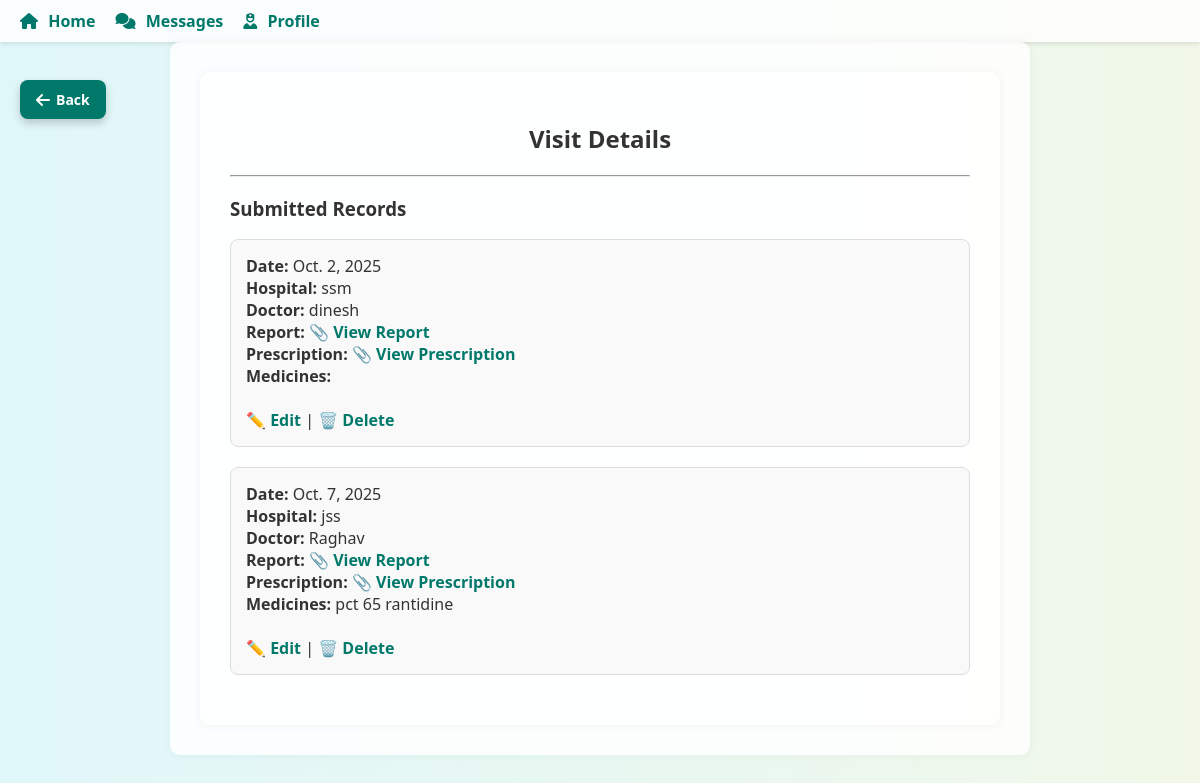
The app's page /details/ (signed in) with its own data.
### core/models.py (models this page shows, shortened)
class PatientVisit(models.Model):
    patient = models.ForeignKey(
        settings.AUTH_USER_MODEL,
        on_delete=models.CASCADE,
        limit_choices_to={'role': 'patient'}
    )
    doctor = models.ForeignKey(
        settings.AUTH_USER_MODEL,
        on_delete=models.CASCADE,
        limit_choices_to={'role': 'doctor'},
        related_name='visits_as_doctor',
        default=12
    )
    visit_date = models.DateField()
    hospital_name = models.CharField(max_length=100)
    doctor_name = models.CharField(max_length=100)
    report_file = models.FileField(upload_to='reports/', blank=True, null=True)
    prescription_file = models.FileField(upload_to='prescriptions/', blank=True, null=True)
    medicine_details = models.TextField(blank=True)
    therapist_notes = models.TextField(blank=True)

### core/views.py (the view, shortened to what this page needs)
# urls.py: path('details/', views.visit_details, name='visit_details'),
@login_required
def visit_details(request):
    if request.user.role == 'therapist':
        visits = PatientVisit.objects.all()
    else:
        visits = PatientVisit.objects.filter(patient=request.user)
    form = PatientVisitForm()
    return render(request, 'core/details.html', {'form': form, 'visits': visits})

### core/templates/core/details.html (shortened to what this page needs)
{% extends 'core/base.html' %}
{% block content %}
<main>
  <h2 style="text-align: center;">Visit Details</h2>
  <hr>
  <h3>Submitted Records</h3>
  <ul class="visit-list">
  {% for visit in visits %}
      <li>
          <strong>Date:</strong> {{ visit.visit_date }}<br>
          <strong>Hospital:</strong> {{ visit.hospital_name }}<br>
          <strong>Doctor:</strong> {{ visit.doctor_name }}<br>
          {% if visit.report_file %}
              <strong>Report:</strong> <a href="{{ visit.report_file.url }}" target="_blank">📎 View Report</a><br>
          {% endif %}
          {% if visit.prescription_file %}
              <strong>Prescription:</strong> <a href="{{ visit.prescription_file.url }}" target="_blank">📎 View Prescription</a><br>
          {% endif %}
          <strong>Medicines:</strong> {{ visit.medicine_details }}<br>
          {% if user.role == 'therapist' %}
              <br>
              <a href="{% url 'edit_visit' visit.id %}">✏️ Edit</a> |
              <a href="{% url 'delete_visit' visit.id %}">🗑️ Delete</a>
          {% endif %}
      </li>
  {% empty %}
      <p>No visit records found.</p>
  {% endfor %}
  </ul>
</main>
{% endblock %}

### core/templates/core/details.html (style rules this page uses)
body { margin: 0; font-family: 'Segoe UI', sans-serif; background: linear-gradient(to right, #e0f7fa, #f1f8e9); color: #333; }
main { max-width: 800px; margin: auto; padding: 30px; background-color: #ffffffdd; border-radius: 10px; box-shadow: 0 0 10px rgba(0,0,0,0.05); }
ul.visit-list { list-style-type: none; padding-left: 0; }
ul.visit-list li { margin-bottom: 20px; padding: 15px; border: 1px solid #ddd; border-radius: 8px; background-color: #f9f9f9; }
ul.visit-list li a { color: #00796b; text-decoration: none; font-weight: bold; }

### records on screen
PatientVisit: visit_date "Oct. 2, 2025", hospital_name "ssm", doctor_name "dinesh"
PatientVisit: visit_date "Oct. 7, 2025", hospital_name "jss", doctor_name "Raghav", medicine_details "pct 65 rantidine"
